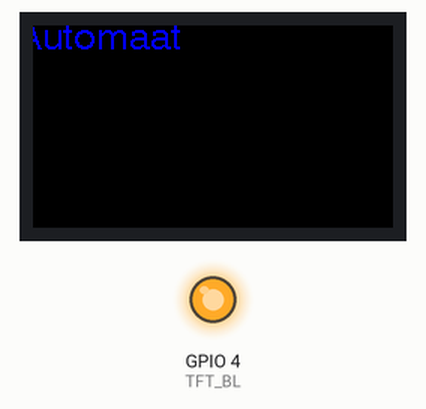
Recording of a program running on a simulated ESP32. Shown: 240×135 colour display, output pins drawn as LEDs (lit = HIGH). What the program prints to the serial monitor is not drawn.

Above: at 1.6 s.
At 3.6 s:
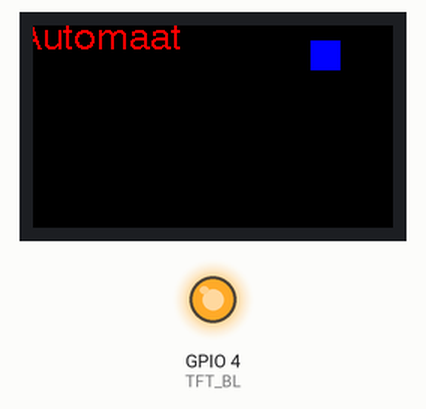
At 5.6 s:
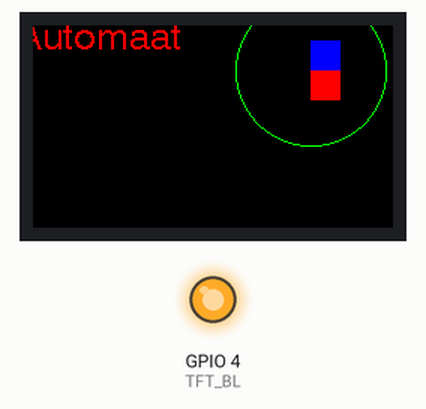
At 8.6 s:
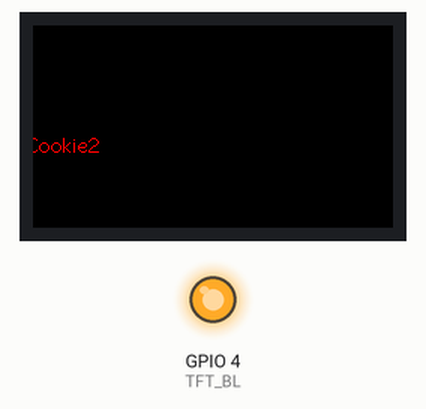
At 12.7 s:
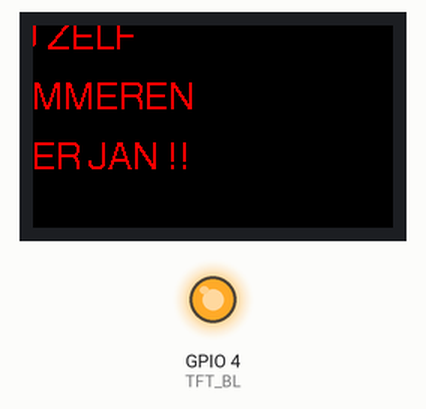
At 18.7 s:
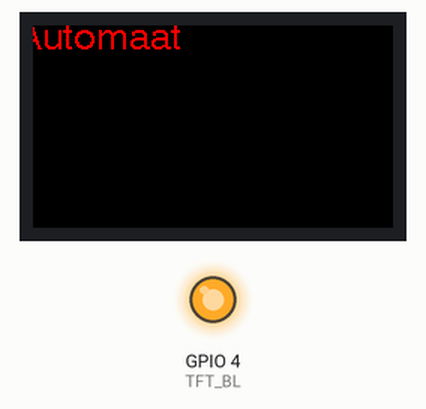

Measured:
- by itself, everything shown: repeats every 16.1 s, in 12 steps
- what the display in image 0 shows lasts 1.0 s, from 1.5 s to 2.5 s
- what the display in image 4 shows lasts 5.1 s, from 12.6 s to 17.7 s

The program:

main.cpp
```cpp
#include <esp_now.h>
#include <WiFi.h>
#include <Wire.h>
#include <TFT_eSPI.h>
#include <Button2.h>
#include "TTGO_T_Display.h"

const uint8_t Waitsendms = 10;
#define CHANNEL 3
#define PRINTSCANRESULTS 0
#define DELETEBEFOREPAIR 0
#ifndef TFT_DISPOFF
#define TFT_DISPOFF 0x28
#endif

#ifndef TFT_SLPIN
#define TFT_SLPIN 0x10
#endif

#define TFT_MOSI 19
#define TFT_SCLK 18
#define TFT_CS 5
#define TFT_DC 16
#define TFT_RST 23

#define TFT_BL 4 // Display backlight control pin
#define ADC_EN 14
#define ADC_PIN 34
#define BUTTON_1 35
#define BUTTON_2 0

#define ledpin 32
#define ledpin1 27
#define ledpin2 26
#define ledpin3 25

TFT_eSPI tft = TFT_eSPI(135, 240); // Invoke custom library

void setup()
{
  Wire.begin();
  Serial.begin(115200);
  //Set device in STA mode to begin with
  WiFi.mode(WIFI_MODE_STA);
  Serial.println("ESPNow/Basic/Master Example");
  // This is the mac address of the Master in Station Mode
  Serial.print("STA MAC: ");
  Serial.println(WiFi.macAddress());
  // Init ESPNow with a fallback logic

  // Once ESPNow is successfully Init, we will register for Send CB to
  // get the status of Trasnmitted packet

  Serial.println("Start");
  tft.init();
  tft.setRotation(0);
  tft.fillScreen(TFT_BLACK);
  tft.setTextSize(2);
  tft.setTextColor(TFT_WHITE);
  tft.setCursor(0, 0);
  tft.setTextDatum(MC_DATUM);
  tft.setTextSize(1);

  if (TFT_BL > 0)
  {                                         // TFT_BL has been set in the TFT_eSPI library in the User Setup file TTGO_T_Display.h
    pinMode(TFT_BL, OUTPUT);                // Set backlight pin to output mode
    digitalWrite(TFT_BL, TFT_BACKLIGHT_ON); // Turn backlight on. TFT_BACKLIGHT_ON has been set in the TFT_eSPI library in the User Setup file TTGO_T_Display.h
  }
  tft.setSwapBytes(true);
  delay(100);
  tft.setRotation(0);
  int i = 3;
  while (i--)
  {
    tft.fillScreen(TFT_RED);
    delay(100);
    tft.fillScreen(TFT_BLUE);
    delay(100);
    tft.fillScreen(TFT_GREEN);
    delay(100);
  }

  tft.fillScreen(TFT_BLACK);

  tft.setRotation(1);

  tft.setTextDatum(MC_DATUM);
}

void loop()
{

    tft.fillScreen(TFT_BLACK);
  tft.setTextColor(TFT_BLUE, TFT_BLACK);
  tft.drawString("Marta Automaat", 10, 10, 4);

  delay(1000);
  tft.setTextColor(TFT_RED, TFT_BLACK);
  tft.drawString("Marta Automaat", 10, 10, 4);
  delay(1000);

  tft.fillRect(tft.width() - 55, 10, 20, 20, TFT_BLUE);
  delay(1000);
  tft.fillRect(tft.width() - 55, 30, 20, 20, TFT_RED);
  delay(1000);
  tft.drawCircle(tft.width() - 55, 30, 50, TFT_GREEN);
  delay(1000);

  tft.fillScreen(TFT_BLACK);
  delay(1000);

  tft.setTextColor(TFT_RED, TFT_BLACK);
  tft.drawString("Cookie1", 20, 80, 1);

  delay(1000);

  tft.setTextColor(TFT_RED, TFT_BLACK);
  tft.drawString("Cookie2", 20, 80, 2);

  delay(1000);

  tft.setTextColor(TFT_RED, TFT_BLACK);
  tft.drawString("Cookie4", 20, 60, 4);
  delay(1000);

  tft.setTextColor(TFT_GREENYELLOW, TFT_BLACK);
  tft.drawString("Cookie4", 20, 60, 4);
  delay(1000);

  tft.fillRect(25, 30, 80, 80, TFT_RED);

  //tft.drawString("JES", 10, 60, 6);
  delay(1000);
  tft.fillScreen(TFT_BLACK);

  tft.setTextColor(TFT_RED, TFT_BLACK);
  tft.drawString("EN NU ZELF ", 1, 10, 4);
  tft.drawString("PROGRAMMEREN", 1, 50, 4);
  tft.drawString("MET PETER JAN !!", 1, 90, 4);
  delay(5000);
}
```

TTGO_T_Display.h
```cpp
// ST7789 135 x 240 display with no chip select line

#define ST7789_DRIVER     // Configure all registers

#define TFT_WIDTH  135
#define TFT_HEIGHT 240

#define CGRAM_OFFSET      // Library will add offsets required

// #define TFT_RGB_ORDER TFT_RGB  // Colour order Red-Green-Blue
//#define TFT_RGB_ORDER TFT_BGR  // Colour order Blue-Green-Red

//#define TFT_INVERSION_ON
//#define TFT_INVERSION_OFF

// DSTIKE stepup
//#define TFT_DC    23
//#define TFT_RST   32
//#define TFT_MOSI  26
//#define TFT_SCLK  27

// Generic ESP32 setup
#define TFT_MISO -1
#define TFT_MOSI 19
#define TFT_SCLK 18
#define TFT_CS    5 // Not connected
#define TFT_DC    16
#define TFT_RST   23  // Connect reset to ensure display initialises
#define TFT_BL 4
#define TFT_BACKLIGHT_ON HIGH

// For NodeMCU - use pin numbers in the form PIN_Dx where Dx is the NodeMCU pin designation
// #define TFT_CS   -1      // Define as not used
// #define TFT_DC   PIN_D1  // Data Command control pin
//#define TFT_RST  PIN_D4  // TFT reset pin (could connect to NodeMCU RST, see next line)
// #define TFT_RST  -1      // TFT reset pin connect to NodeMCU RST, must also then add 10K pull down to TFT SCK


#define LOAD_GLCD   // Font 1. Original Adafruit 8 pixel font needs ~1820 bytes in FLASH
#define LOAD_FONT2  // Font 2. Small 16 pixel high font, needs ~3534 bytes in FLASH, 96 characters
#define LOAD_FONT4  // Font 4. Medium 26 pixel high font, needs ~5848 bytes in FLASH, 96 characters
#define LOAD_FONT6  // Font 6. Large 48 pixel font, needs ~2666 bytes in FLASH, only characters 1234567890:-.apm
#define LOAD_FONT7  // Font 7. 7 segment 48 pixel font, needs ~2438 bytes in FLASH, only characters 1234567890:.
#define LOAD_FONT8  // Font 8. Large 75 pixel font needs ~3256 bytes in FLASH, only characters 1234567890:-.
//#define LOAD_FONT8N // Font 8. Alternative to Font 8 above, slightly narrower, so 3 digits fit a 160 pixel TFT
#define LOAD_GFXFF  // FreeFonts. Include access to the 48 Adafruit_GFX free fonts FF1 to FF48 and custom fonts

#define SMOOTH_FONT


// #define SPI_FREQUENCY  27000000
#define SPI_FREQUENCY  40000000

//#define SPI_READ_FREQUENCY  20000000

#define SPI_TOUCH_FREQUENCY  2500000

// #define SUPPORT_TRANSACTIONS
```
